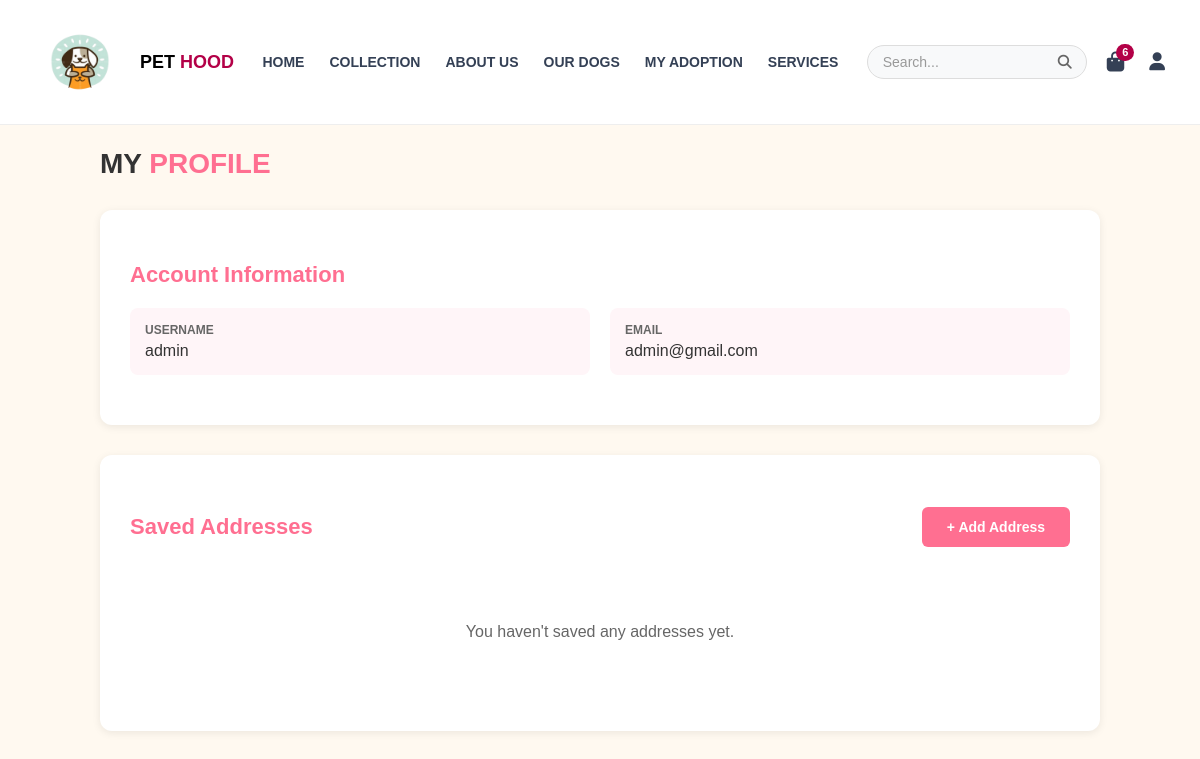
The page /profile/ (signed in) on the database as committed earlier.
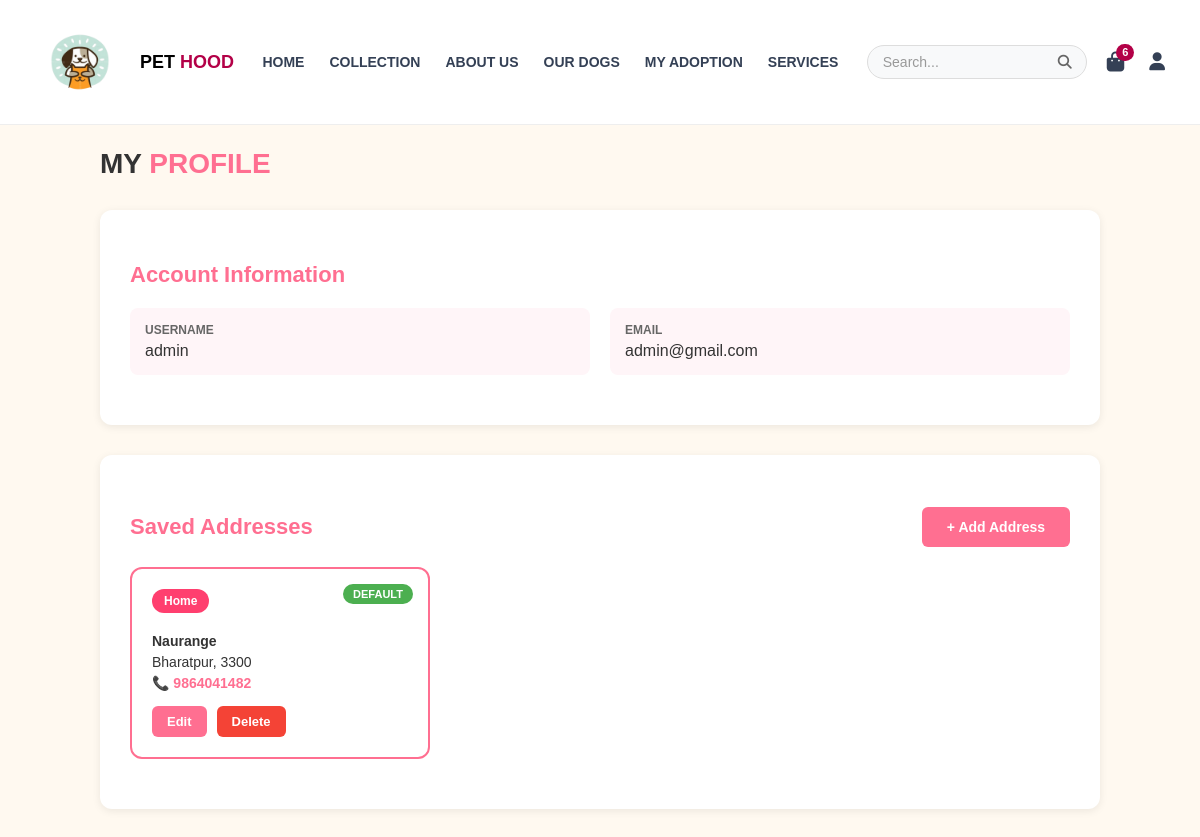
The same page on the database as committed later.
### userauth/models.py (models this page shows, shortened)
class Address(models.Model):
    user = models.ForeignKey(User, on_delete=models.CASCADE, related_name='addresses')
    label = models.CharField(max_length=50, help_text="e.g., Home, Office, Other")
    address_line = models.TextField()
    city = models.CharField(max_length=100)
    postal_code = models.CharField(max_length=20, blank=True)
    phone = models.CharField(max_length=20)
    is_default = models.BooleanField(default=False)
    created_at = models.DateTimeField(auto_now_add=True)
    updated_at = models.DateTimeField(auto_now=True)
    class Meta:
        verbose_name_plural = "Addresses"
        ordering = ['-is_default', '-created_at']

### userauth/views.py (the view)
# urls.py: path('profile/', views.profile, name='profile'),
@login_required
def profile(request):
    addresses = Address.objects.filter(user=request.user)
    can_add_more = addresses.count() < 3
    context = {
        'addresses': addresses,
        'can_add_more': can_add_more
    }
    return render(request, 'profile.html', context)

### shop/context_processors.py (called while the page is built)
def cart_count(request):
    if request.user.is_authenticated:
        cart, _ = Cart.objects.get_or_create(user=request.user)
        count = cart.items.count()
    else:
        count = 0
    return {'cart_count': count}

### templates/profile.html (shortened to what this page needs)
{% extends 'base.html' %}
{% load static %}
{% block content %}
<div class="profile-container">
<h2>MY <span>PROFILE</span></h2>
    <div class="section">
        <h3>Account Information</h3>
        <div class="user-info">
            <div class="info-item">
                <label>Username</label>
                <span>{{ user.username }}</span>
            </div>
            <div class="info-item">
                <label>Email</label>
                <span>{{ user.email }}</span>
            </div>
        </div>
    </div>
    <div class="section">
        <h3>
            <span>Saved Addresses</span>
            <button class="btn btn-add" onclick="openAddModal()" {% if not can_add_more %}disabled{% endif %}>
                + Add Address
            </button>
        </h3>
        {% if addresses %}
        <div class="addresses-grid">
            {% for address in addresses %}
            <div class="address-card {% if address.is_default %}default{% endif %}">
                {% if address.is_default %}
                <span class="default-badge">DEFAULT</span>
                {% endif %}
                <span class="address-label">{{ address.label }}</span>
                <div class="address-details">
                    <p><strong>{{ address.address_line }}</strong></p>
                    <p>{{ address.city }}{% if address.postal_code %}, {{ address.postal_code }}{% endif %}</p>
                    <p class="phone">📞 {{ address.phone }}</p>
                </div>
                <div class="address-actions">
                    <button class="btn btn-edit" onclick="openEditModal({{ address.id }}, '{{ address.label }}', '{{ address.address_line|escapejs }}', '{{ address.city }}', '{{ address.postal_code }}', '{{ address.phone }}', {{ address.is_default|lower }})">
                        Edit
                    </button>
                    <form method="post" action="{% url 'delete_address' address.id %}" style="display: inline;" onsubmit="return confirm('Are you sure you want to delete this address?');">
                        <button type="submit" class="btn btn-delete">Delete</button>
                    </form>
                </div>
            </div>
            {% endfor %}
        </div>
        {% else %}
        <div class="no-addresses">
            <p>You haven't saved any addresses yet.</p>
        </div>
        {% endif %}
    </div>
</div>
{% endblock %}

Rows that differ between the two databases and show on the page:
added Address: is_default "DEFAULT", label "Home", address_line "Naurange", city "Bharatpur", postal_code "3300", phone "9864041482"
Other text that changed with them:
text no longer shown: "You haven't saved any addresses yet."
